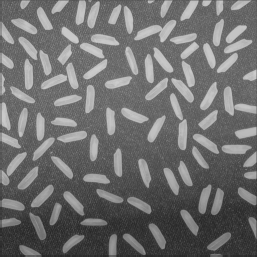
%> input picture img_contrast/rice.tif, 257 x 257 px
$ octave Lab2.m   (GNU Octave 9; MATLAB toolbox functions it lacks are replaced by stand-ins)
%> lines starting %> are read from the running program, lines starting %| are printed output that depends on the picture
%求对比度
f = imread('rice.tif');
%> f is the input picture: size 257x257 uint8; min 40, max 205, mean 111
[m,n] = size(f);
%> m = 257; n = 257
g = padarray(f,[1 1],'symmetric','both');
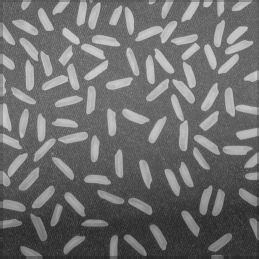
%> g: size 259x259 uint8; min 40, max 205, mean 110.6
[r,c] = size(g);%求扩展后图像的行数r和列数c
%> r = 259; c = 259
g = double(g);  %把扩展后图像转变成双精度浮点数
%> g: size 259x259 double
k=0;  %定义一数值k，初始值为0
%4近邻
for i=2:r-1
for j=2:c-1
    k = k+(g(i,j-1)-g(i,j))^2+(g(i-1,j)-g(i,j))^2+(g(i,j+1)-g(i,j))^2+(g(i+1,j)-g(i,j))^2;
end
end
%> after the loop, k = 62065188
cg = k/(4*(m-2)*(n-2)+3*(2*(m-2)+2*(n-2))+4*2);%求原始图像对比度
%> cg = 235.8
display(cg);
%| cg = 235.84
